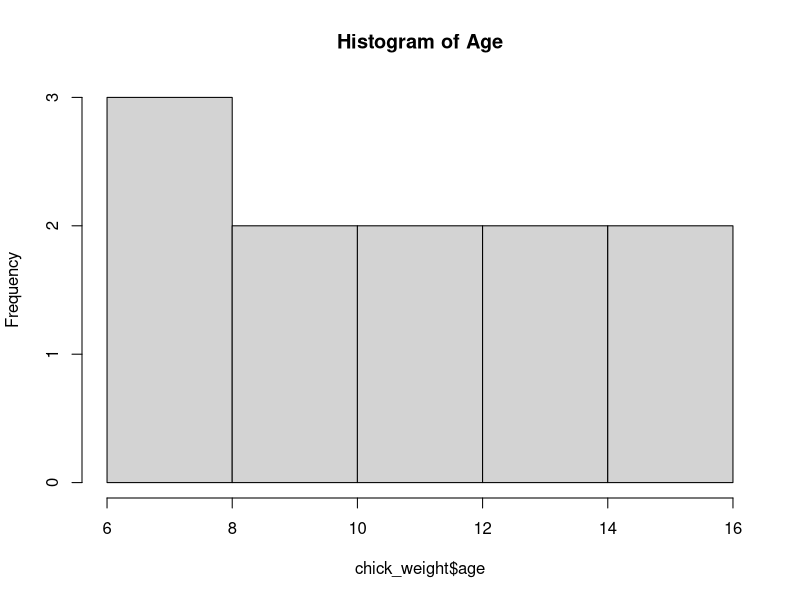
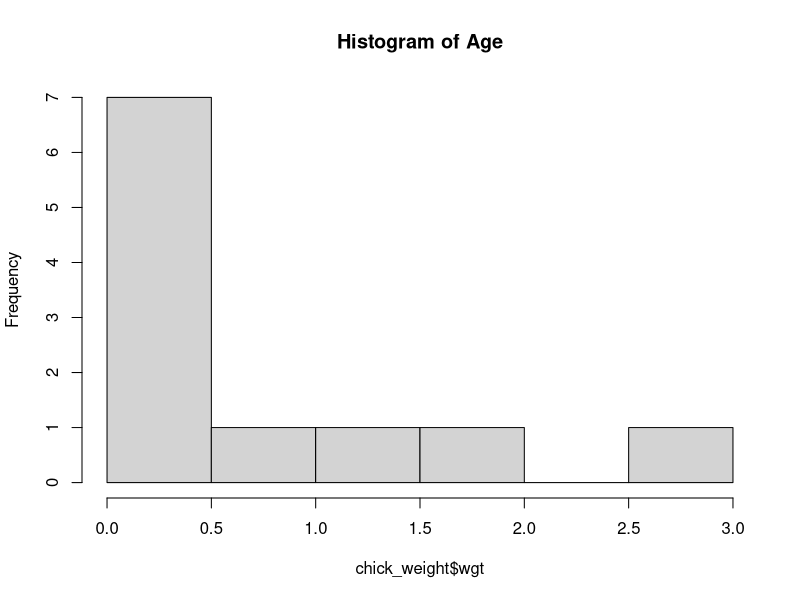
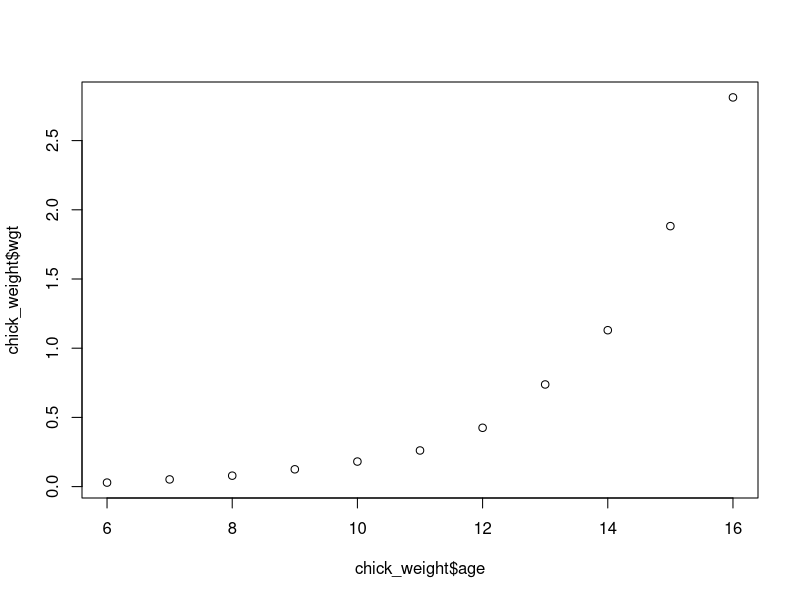
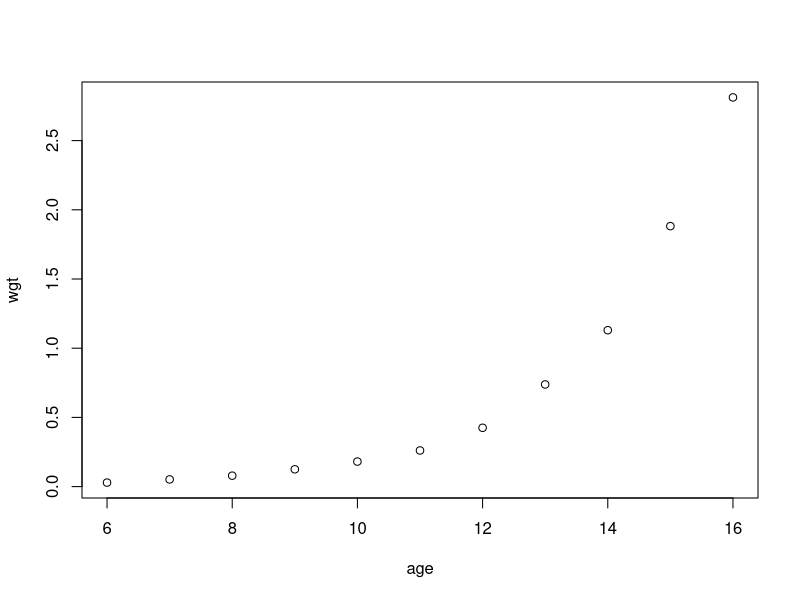
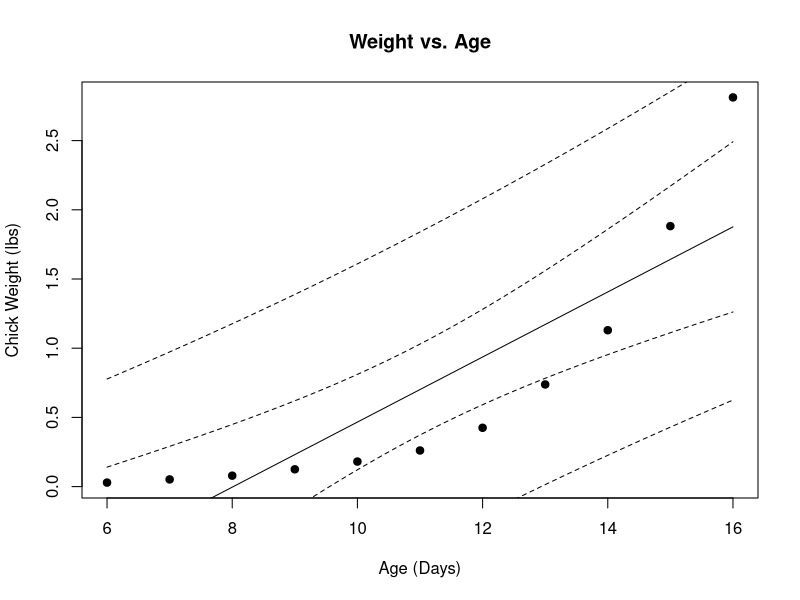
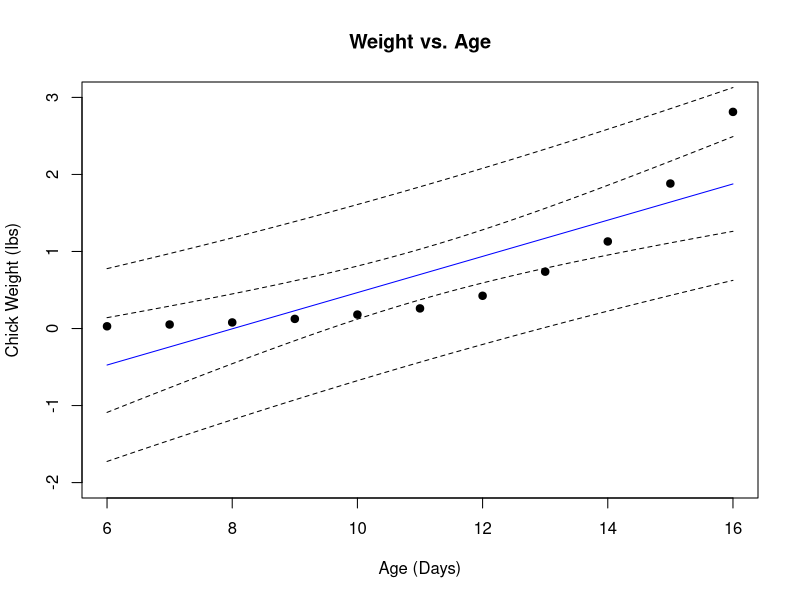

Write R code to recreate these figures, in order.
### SLR R Exercise

## Create Data
?seq
# The seq function creates a sequence between two numbers. The beginning number is the
# from = argument, the ending number is the to = argument 
# the by = argument tells the function how long each interval should be between the two numbers
# by = defaults to 1
seq(from=6,to=16)
seq(from=0,to=1,by=0.1)
    

## Create a Data Frame
chick_weight <- data.frame(age=c(6:16),
                           wgt=c(0.029,0.052,0.079,0.125,0.181,0.261,0.425,0.738,1.13,1.882,2.812))

chick_weight$age
chick_weight$wgt

## Initial Descriptive Statistics
mean(chick_weight$age)
sd(chick_weight$age)
median(chick_weight$age)
IQR(chick_weight$age)
range(chick_weight$age)
hist(chick_weight$age,main="Histogram of Age")

mean(chick_weight$wgt)
sd(chick_weight$wgt)
median(chick_weight$wgt)
IQR(chick_weight$wgt)
range(chick_weight$wgt)
hist(chick_weight$wgt,main="Histogram of Age")

plot(chick_weight$wgt~chick_weight$age,data=chick_weight)
plot(wgt~age,data=chick_weight)

# To calculate CI for correlation--cor.test
cor(chick_weight$age,chick_weight$wgt)
cor(chick_weight$age,chick_weight$wgt)^2

chick.r <- cor.test(chick_weight$age,chick_weight$wgt)
chick.r$conf.int

# Fit SLR model--LM function
# Uses the ~ notation for the model formula
# outcome (dependent) variable on the left of the ~
# Explanatory (independent) variable on the right of the ~
chick.lm <- lm(wgt ~ age,data=chick_weight)

# LM (linear model) object
str(chick.lm)

# Easy way to see summary
summary(chick.lm)

# Let's see the confidence intervals for estimated coefficients
confint(chick.lm)

# Predict weight at 11 days
# The newdata argument needs a data frame with the same column name as the independent variable
median.chick <- data.frame(age=11)
predict(chick.lm,newdata=median.chick,interval="confidence")

age.vals <- seq(from=6,to=16,by=0.01)
age.predict <- predict(chick.lm,newdata=data.frame(age=age.vals))
weight.ci <- predict(chick.lm,newdata=data.frame(age=age.vals),interval="confidence")
weight.pi <- predict(chick.lm,newdata=data.frame(age=age.vals),interval="predict")

#Plot data
plot(wgt~age,data=chick_weight,main="Weight vs. Age",
     xlab="Age (Days)",ylab="Chick Weight (lbs)",pch=19)

#Plot predicted values
lines(age.vals,age.predict)

# Plot confidence interval lines
lines(age.vals,weight.ci[,2],lty=2)
lines(age.vals,weight.ci[,3],lty=2)

# Plot prediction interval lines
lines(age.vals,weight.pi[,2],lty=2)
lines(age.vals,weight.pi[,3],lty=2)

# Let's fix the plot x and y axes
plot(wgt~age,data=chick_weight,main="Weight vs. Age",
     xlab="Age (Days)",ylab="Chick Weight (lbs)",pch=19,
     ylim=c(-2,3))

#Plot predicted values
lines(age.vals,age.predict,col="blue")

# Plot confidence interval lines
lines(age.vals,weight.ci[,2],lty=2)
lines(age.vals,weight.ci[,3],lty=2)

# Plot prediction interval lines
lines(age.vals,weight.pi[,2],lty=2)
lines(age.vals,weight.pi[,3],lty=2)
